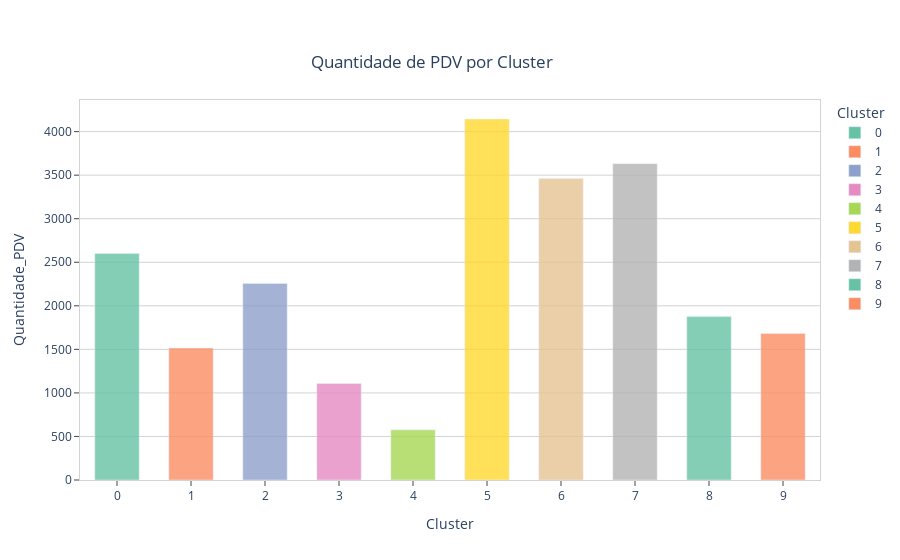

Notebook source saved alongside this figure:
### Code cell
fig5 = px.bar(grp, y="Quantidade_PDV", x= 'Cluster', title="Quantidade de PDV por Cluster", opacity=0.8, color='Cluster',color_discrete_sequence=px.colors.qualitative.Set2)
fig5.update_layout(
    plot_bgcolor='white'
)
fig5.update_xaxes(
    mirror=True,
    ticks='outside',
    showline=True,
    linecolor='lightgrey',
    gridcolor='white'
)
fig5.update_yaxes(
    mirror=True,
    ticks='outside',
    showline=True,
    linecolor='lightgrey',
    gridcolor='lightgrey'
)
fig5.update_layout(title = {
         'text': "Quantidade de PDV por Cluster",
         'y':0.9, # new
         'x':0.48,
         'xanchor': 'center',
         'yanchor': 'top' # new
        })
fig5.update_traces(width=0.6)
fig5.update_layout(
   xaxis = dict(
      tickmode = 'linear',
      tick0 = 1,
      dtick = 1
   )
)
fig5.show()

### Figure 1 — Plotly figure (JSON) as saved in the notebook; plotly's stock layout.template omitted (floating-point values rounded to 4 significant figures)
{"data": [{"alignmentgroup": "True", "hovertemplate": "Cluster=%{x}<br>Quantidade_PDV=%{y}<extra></extra>", "legendgroup": "0", "marker": {"color": "rgb(102,194,165)", "opacity": 0.8, "pattern": {"shape": ""}}, "name": "0", "offsetgroup": "0", "orientation": "v", "showlegend": true, "textposition": "auto", "type": "bar", "width": 0.6, "x": [0], "xaxis": "x", "y": [2602], "yaxis": "y"}, {"alignmentgroup": "True", "hovertemplate": "Cluster=%{x}<br>Quantidade_PDV=%{y}<extra></extra>", "legendgroup": "1", "marker": {"color": "rgb(252,141,98)", "opacity": 0.8, "pattern": {"shape": ""}}, "name": "1", "offsetgroup": "1", "orientation": "v", "showlegend": true, "textposition": "auto", "type": "bar", "width": 0.6, "x": [1], "xaxis": "x", "y": [1515], "yaxis": "y"}, {"alignmentgroup": "True", "hovertemplate": "Cluster=%{x}<br>Quantidade_PDV=%{y}<extra></extra>", "legendgroup": "2", "marker": {"color": "rgb(141,160,203)", "opacity": 0.8, "pattern": {"shape": ""}}, "name": "2", "offsetgroup": "2", "orientation": "v", "showlegend": true, "textposition": "auto", "type": "bar", "width": 0.6, "x": [2], "xaxis": "x", "y": [2257], "yaxis": "y"}, {"alignmentgroup": "True", "hovertemplate": "Cluster=%{x}<br>Quantidade_PDV=%{y}<extra></extra>", "legendgroup": "3", "marker": {"color": "rgb(231,138,195)", "opacity": 0.8, "pattern": {"shape": ""}}, "name": "3", "offsetgroup": "3", "orientation": "v", "showlegend": true, "textposition": "auto", "type": "bar", "width": 0.6, "x": [3], "xaxis": "x", "y": [1108], "yaxis": "y"}, {"alignmentgroup": "True", "hovertemplate": "Cluster=%{x}<br>Quantidade_PDV=%{y}<extra></extra>", "legendgroup": "4", "marker": {"color": "rgb(166,216,84)", "opacity": 0.8, "pattern": {"shape": ""}}, "name": "4", "offsetgroup": "4", "orientation": "v", "showlegend": true, "textposition": "auto", "type": "bar", "width": 0.6, "x": [4], "xaxis": "x", "y": [576], "yaxis": "y"}, {"alignmentgroup": "True", "hovertemplate": "Cluster=%{x}<br>Quantidade_PDV=%{y}<extra></extra>", "legendgroup": "5", "marker": {"color": "rgb(255,217,47)", "opacity": 0.8, "pattern": {"shape": ""}}, "name": "5", "offsetgroup": "5", "orientation": "v", "showlegend": true, "textposition": "auto", "type": "bar", "width": 0.6, "x": [5], "xaxis": "x", "y": [4145], "yaxis": "y"}, {"alignmentgroup": "True", "hovertemplate": "Cluster=%{x}<br>Quantidade_PDV=%{y}<extra></extra>", "legendgroup": "6", "marker": {"color": "rgb(229,196,148)", "opacity": 0.8, "pattern": {"shape": ""}}, "name": "6", "offsetgroup": "6", "orientation": "v", "showlegend": true, "textposition": "auto", "type": "bar", "width": 0.6, "x": [6], "xaxis": "x", "y": [3461], "yaxis": "y"}, {"alignmentgroup": "True", "hovertemplate": "Cluster=%{x}<br>Quantidade_PDV=%{y}<extra></extra>", "legendgroup": "7", "marker": {"color": "rgb(179,179,179)", "opacity": 0.8, "pattern": {"shape": ""}}, "name": "7", "offsetgroup": "7", "orientation": "v", "showlegend": true, "textposition": "auto", "type": "bar", "width": 0.6, "x": [7], "xaxis": "x", "y": [3632], "yaxis": "y"}, {"alignmentgroup": "True", "hovertemplate": "Cluster=%{x}<br>Quantidade_PDV=%{y}<extra></extra>", "legendgroup": "8", "marker": {"color": "rgb(102,194,165)", "opacity": 0.8, "pattern": {"shape": ""}}, "name": "8", "offsetgroup": "8", "orientation": "v", "showlegend": true, "textposition": "auto", "type": "bar", "width": 0.6, "x": [8], "xaxis": "x", "y": [1876], "yaxis": "y"}, {"alignmentgroup": "True", "hovertemplate": "Cluster=%{x}<br>Quantidade_PDV=%{y}<extra></extra>", "legendgroup": "9", "marker": {"color": "rgb(252,141,98)", "opacity": 0.8, "pattern": {"shape": ""}}, "name": "9", "offsetgroup": "9", "orientation": "v", "showlegend": true, "textposition": "auto", "type": "bar", "width": 0.6, "x": [9], "xaxis": "x", "y": [1683], "yaxis": "y"}], "layout": {"barmode": "relative", "legend": {"title": {"text": "Cluster"}, "tracegroupgap": 0}, "plot_bgcolor": "white", "title": {"text": "Quantidade de PDV por Cluster", "x": 0.48, "xanchor": "center", "y": 0.9, "yanchor": "top"}, "xaxis": {"anchor": "y", "categoryarray": [0, 1, 2, 3, 4, 5, 6, 7, 8, 9], "categoryorder": "array", "domain": [0, 1], "dtick": 1, "gridcolor": "white", "linecolor": "lightgrey", "mirror": true, "showline": true, "tick0": 1, "tickmode": "linear", "ticks": "outside", "title": {"text": "Cluster"}}, "yaxis": {"anchor": "x", "domain": [0, 1], "gridcolor": "lightgrey", "linecolor": "lightgrey", "mirror": true, "showline": true, "ticks": "outside", "title": {"text": "Quantidade_PDV"}}}}
